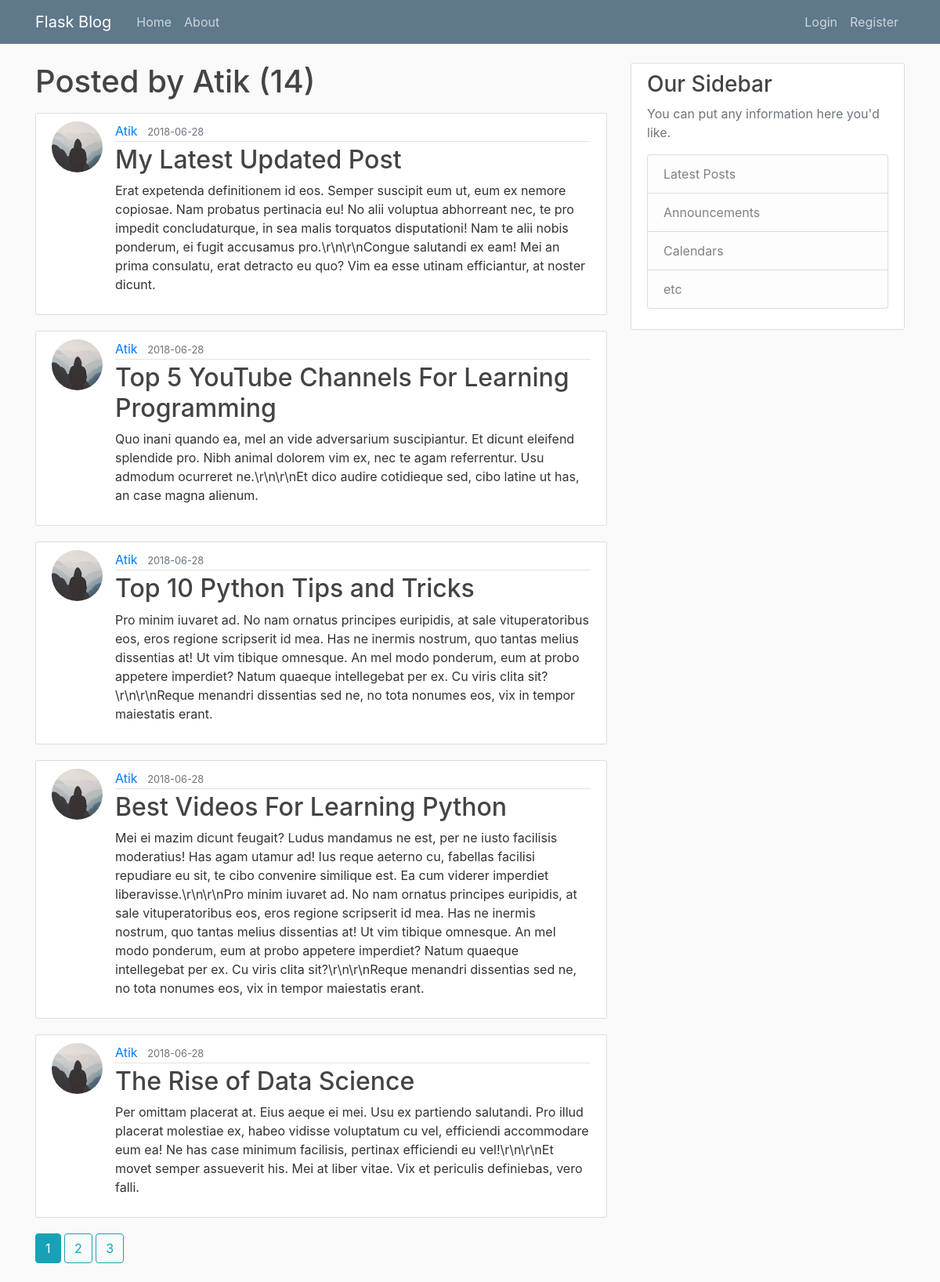
The app's page /user/Atik with its own data.
### flaskblog/models.py (models this page shows, shortened)
class User(db.Model,UserMixin):
    id = db.Column(db.Integer,primary_key=True)
    username = db.Column(db.String(20),unique=True,nullable=False)
    email = db.Column(db.String(120),unique=True,nullable=False)
    image_file = db.Column(db.String(20),nullable=False,default='default.jpg')
    password = db.Column(db.String(60),nullable=False)
    posts = db.relationship('Post',backref='author',lazy=True)

class Post(db.Model):
    id = db.Column(db.Integer,primary_key=True)
    title = db.Column(db.String(100),nullable = False)
    date_posted = db.Column(db.DateTime,nullable = False,default=datetime.utcnow)
    content = db.Column(db.Text,nullable=False)
    user_id = db.Column(db.Integer,db.ForeignKey('user.id'),nullable=False)

### flaskblog/users/routes.py (the view)
@users.route("/user/<string:username>")
def user_posts(username):
	user = User.query.filter_by(username=username).first_or_404()
	page = request.args.get('page',1,type=int)
	posts = Post.query.filter_by(author=user)\
		.order_by(Post.date_posted.desc())\
		.paginate(page=page,per_page=5)
	return render_template('user_posts.html',posts=posts,user=user)

### flaskblog/templates/user_posts.html
{% extends "layout.html" %}
{% block content %}
    <h1 class="mb-3">Posted by {{user.username}} ({{ posts.total }})</h1>
    {% for post in posts.items %}
        <article class="media content-section">
          <img class="rounded-circle article-img" src="{{ url_for('static',filename='profile_pics/'+post.author.image_file) }}">
          <div class="media-body">
            <div class="article-metadata">
              <a class="mr-2" href="{{ url_for('users.user_posts',username=user.username)}}">{{ post.author.username }}</a>
              <small class="text-muted">{{ post.date_posted.strftime('%Y-%m-%d') }}</small>
            </div>
            <h2><a class="article-title" href="{{ url_for('posts.post',post_id=post.id) }}">{{ post.title }}</a></h2>
            <p class="article-content">{{ post.content }}</p>
          </div>
        </article>
    {% endfor %}
    {% for page_no in posts.iter_pages(left_edge=1,right_edge=1,left_current=1,right_current=2) %}
        {% if page_no %}
          {% if posts.page == page_no %}
            <a class="btn btn-info mb-4" href="{{ url_for('users.user_posts',page=page_no,username=user.username)}}">{{ page_no }}</a>
          {% else %}
            <a class="btn btn-outline-info mb-4" href="{{ url_for('users.user_posts',page=page_no,username=user.username)}}">{{ page_no }}</a>
          {% endif %}
        {% else %}
          ...
        {% endif %}
    {% endfor %}
{% endblock content %}

### flaskblog/static/main.css (style rules this page uses)
body { background: #fafafa; color: #333333; margin-top: 5rem; }
h1, h2, h3, h4, h5, h6 { color: #444444; }
.content-section { background: #ffffff; padding: 10px 20px; border: 1px solid #dddddd; border-radius: 3px; margin-bottom: 20px; }
.article-title { color: #444444; }
.article-content { white-space: pre-line; }
.article-img { height: 65px; width: 65px; margin-right: 16px; }
.article-metadata { padding-bottom: 1px; margin-bottom: 4px; border-bottom: 1px solid #e3e3e3 }

### records on screen
User: username "Atik"
Post: image_file (placeholder picture), author.username "Atik", date_posted "2018-06-28", title "My Latest Updated Post", content "Erat expetenda definitionem id eos. Semper suscipit eum ut, eum ex nemore copiosae. Nam probatus pertinacia eu! No alii voluptua abhorreant nec, te pro impedit concludaturque, in sea malis torquatos disputationi! Nam te alii nobis ponderum, ei fugit accusamus pro.\\r\\n\\r\\nCongue salutandi ex eam! Mei an prima consulatu, erat detracto eu quo? Vim ea esse utinam efficiantur, at noster dicunt."
Post: image_file (placeholder picture), author.username "Atik", date_posted "2018-06-28", title "Top 5 YouTube Channels For Learning Programming", content "Quo inani quando ea, mel an vide adversarium suscipiantur. Et dicunt eleifend splendide pro. Nibh animal dolorem vim ex, nec te agam referrentur. Usu admodum ocurreret ne.\\r\\n\\r\\nEt dico audire cotidieque sed, cibo latine ut has, an case magna alienum."
Post: image_file (placeholder picture), author.username "Atik", date_posted "2018-06-28", title "Top 10 Python Tips and Tricks", content "Pro minim iuvaret ad. No nam ornatus principes euripidis, at sale vituperatoribus eos, eros regione scripserit id mea. Has ne inermis nostrum, quo tantas melius dissentias at! Ut vim tibique omnesque. An mel modo ponderum, eum at probo appetere imperdiet? Natum quaeque intellegebat per ex. Cu viris clita sit?\\r\\n\\r\\nReque menandri dissentias sed ne, no tota nonumes eos, vix in tempor maiestatis erant."
Post: image_file (placeholder picture), author.username "Atik", date_posted "2018-06-28", title "Best Videos For Learning Python", content "Mei ei mazim dicunt feugait? Ludus mandamus ne est, per ne iusto facilisis moderatius! Has agam utamur ad! Ius reque aeterno cu, fabellas facilisi repudiare eu sit, te cibo convenire similique est. Ea cum viderer imperdiet liberavisse.\\r\\n\\r\\nPro minim iuvaret ad. No nam ornatus principes euripidis, at sale vituperatoribus eos, eros regione scripserit id mea. Has ne inermis nostrum, quo tantas melius dissentias at! Ut vim tibique omnesque. An mel modo ponderum, eum at probo appetere imperdiet? Natum quaeque intellegebat per ex. Cu viris clita sit?\\r\\n\\r\\nReque menandri dissentias sed ne, no tota nonumes eos, vix in tempor maiestatis erant."
Post: image_file (placeholder picture), author.username "Atik", date_posted "2018-06-28", title "The Rise of Data Science", content "Per omittam placerat at. Eius aeque ei mei. Usu ex partiendo salutandi. Pro illud placerat molestiae ex, habeo vidisse voluptatum cu vel, efficiendi accommodare eum ea! Ne has case minimum facilisis, pertinax efficiendi eu vel!\\r\\n\\r\\nEt movet semper assueverit his. Mei at liber vitae. Vix et periculis definiebas, vero falli."

### other values on screen
{{ posts.total }} "14"
{{ page_no }} "1"
{{ page_no }} "2" "3"
